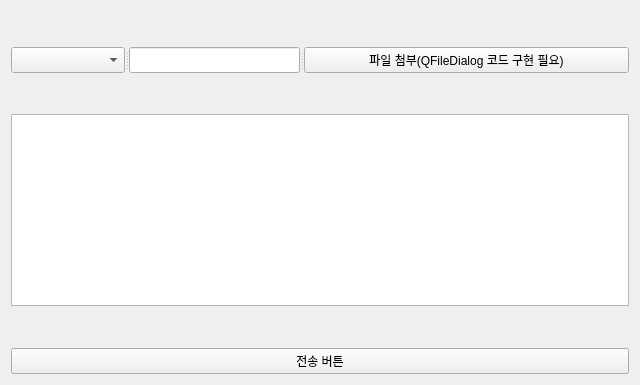
<?xml version="1.0" encoding="UTF-8"?>
<ui version="4.0">
 <class>UserProductComplaintWidget</class>
 <widget class="QWidget" name="UserProductComplaintWidget">
  <property name="geometry">
   <rect>
    <x>0</x>
    <y>0</y>
    <width>640</width>
    <height>385</height>
   </rect>
  </property>
  <property name="windowTitle">
   <string>Form</string>
  </property>
  <layout class="QGridLayout" name="gridLayout">
   <item row="0" column="0">
    <layout class="QVBoxLayout" name="verticalLayout">
     <item>
      <spacer name="verticalSpacer_3">
       <property name="orientation">
        <enum>Qt::Orientation::Vertical</enum>
       </property>
       <property name="sizeHint" stdset="0">
        <size>
         <width>20</width>
         <height>18</height>
        </size>
       </property>
      </spacer>
     </item>
     <item>
      <widget class="QSplitter" name="splitter_2">
       <property name="orientation">
        <enum>Qt::Orientation::Horizontal</enum>
       </property>
       <widget class="QSplitter" name="splitter">
        <property name="orientation">
         <enum>Qt::Orientation::Horizontal</enum>
        </property>
        <widget class="QComboBox" name="comboBox"/>
        <widget class="QLineEdit" name="lineEdit"/>
       </widget>
       <widget class="QPushButton" name="pushButton">
        <property name="text">
         <string>파일 첨부(QFileDialog 코드 구현 필요)</string>
        </property>
       </widget>
      </widget>
     </item>
     <item>
      <spacer name="verticalSpacer_2">
       <property name="orientation">
        <enum>Qt::Orientation::Vertical</enum>
       </property>
       <property name="sizeHint" stdset="0">
        <size>
         <width>20</width>
         <height>18</height>
        </size>
       </property>
      </spacer>
     </item>
     <item>
      <widget class="QTextEdit" name="textEdit"/>
     </item>
     <item>
      <spacer name="verticalSpacer">
       <property name="orientation">
        <enum>Qt::Orientation::Vertical</enum>
       </property>
       <property name="sizeHint" stdset="0">
        <size>
         <width>20</width>
         <height>18</height>
        </size>
       </property>
      </spacer>
     </item>
     <item>
      <widget class="QSplitter" name="splitter_3">
       <property name="orientation">
        <enum>Qt::Orientation::Horizontal</enum>
       </property>
       <widget class="QPushButton" name="pushButton_2">
        <property name="text">
         <string>전송 버튼</string>
        </property>
       </widget>
      </widget>
     </item>
    </layout>
   </item>
  </layout>
 </widget>
 <resources/>
 <connections/>
</ui>
